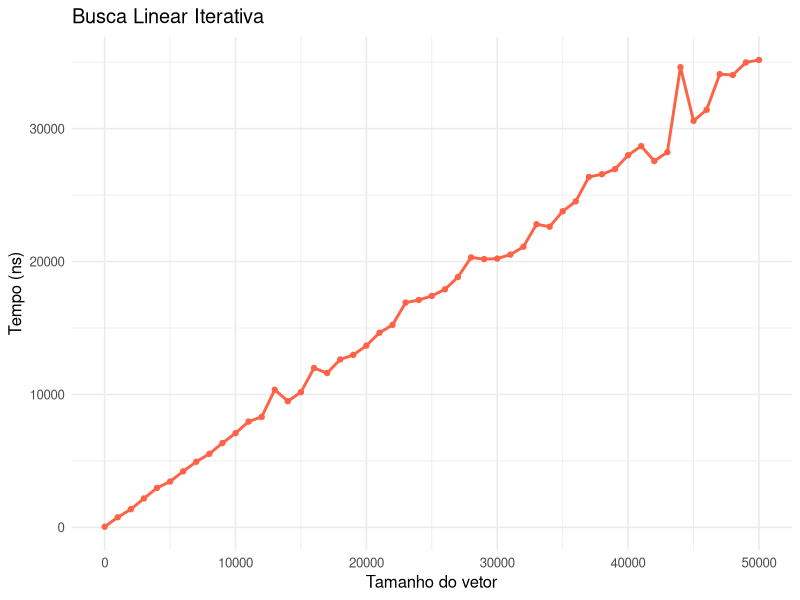
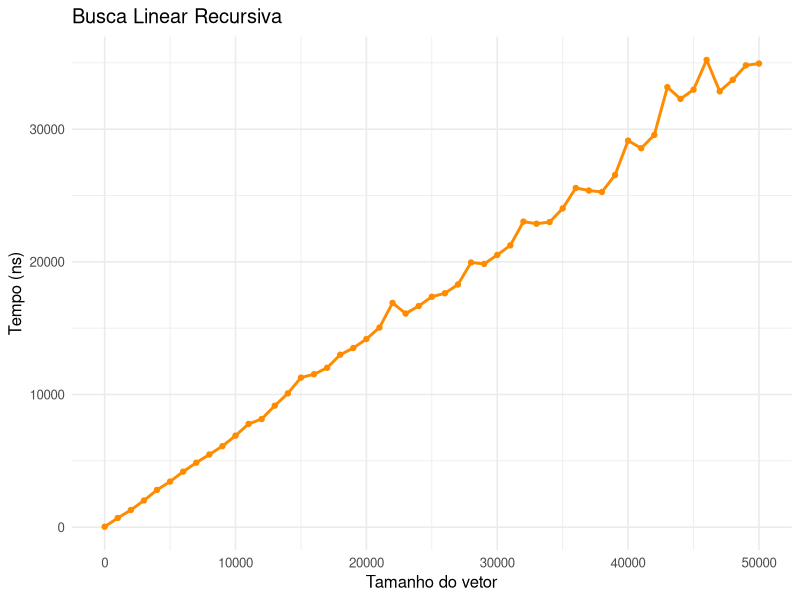
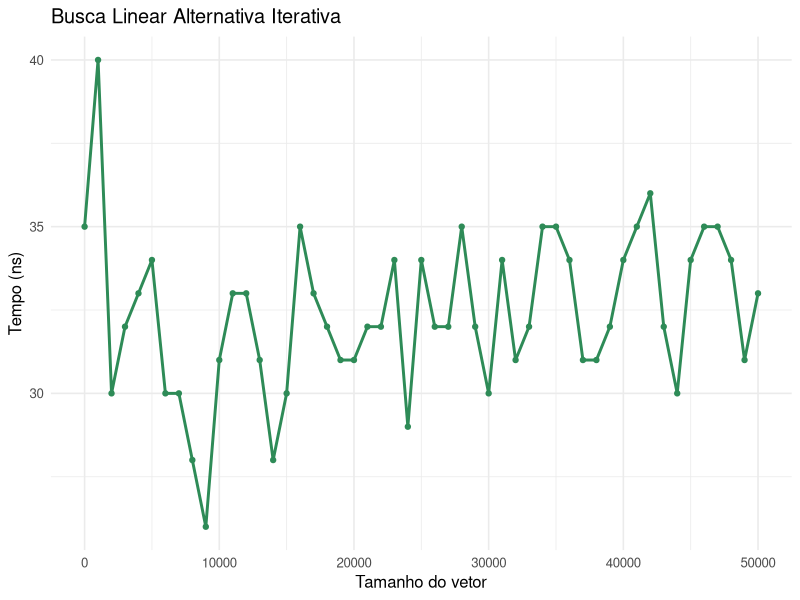
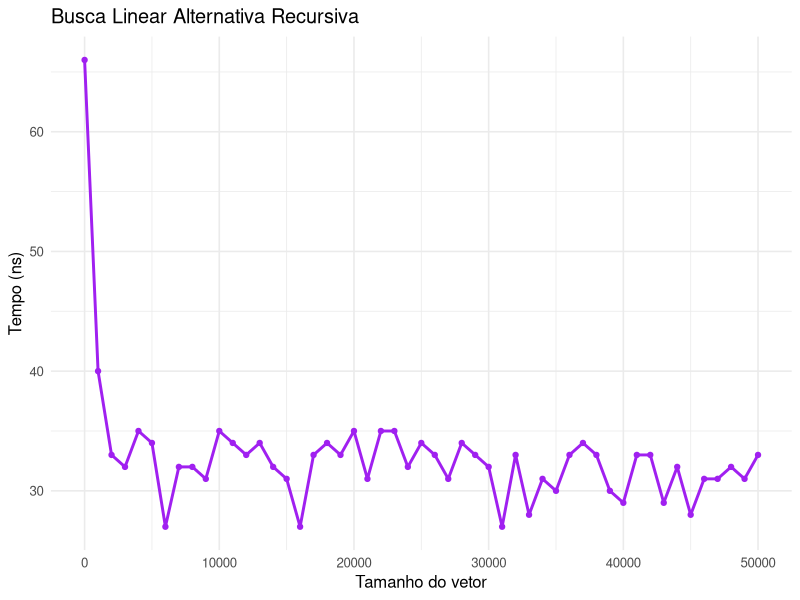
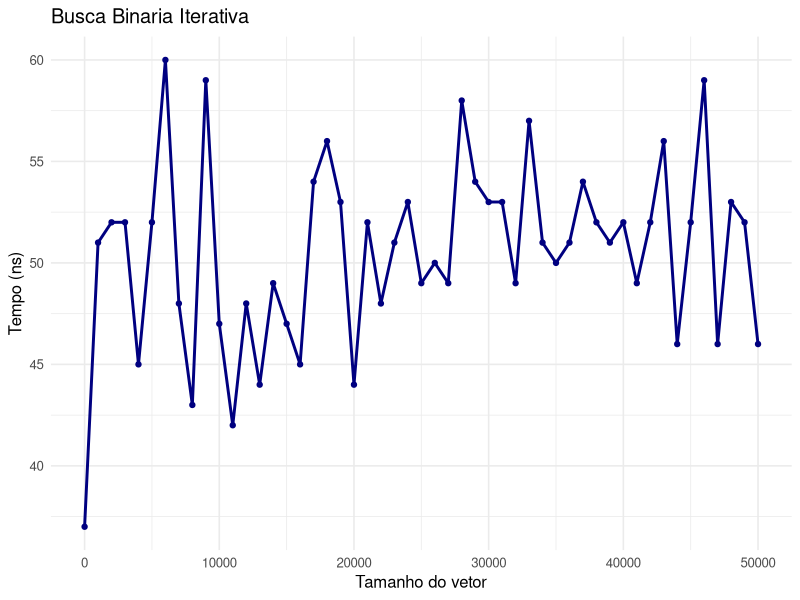
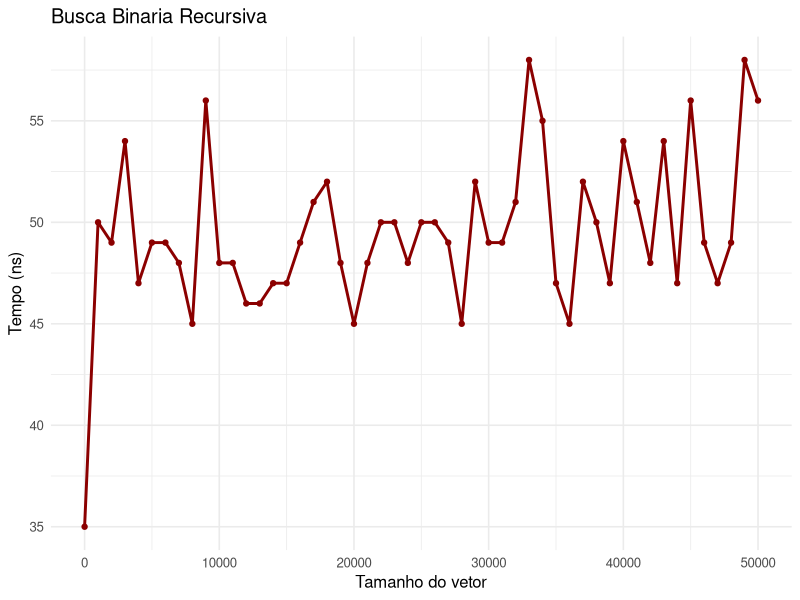
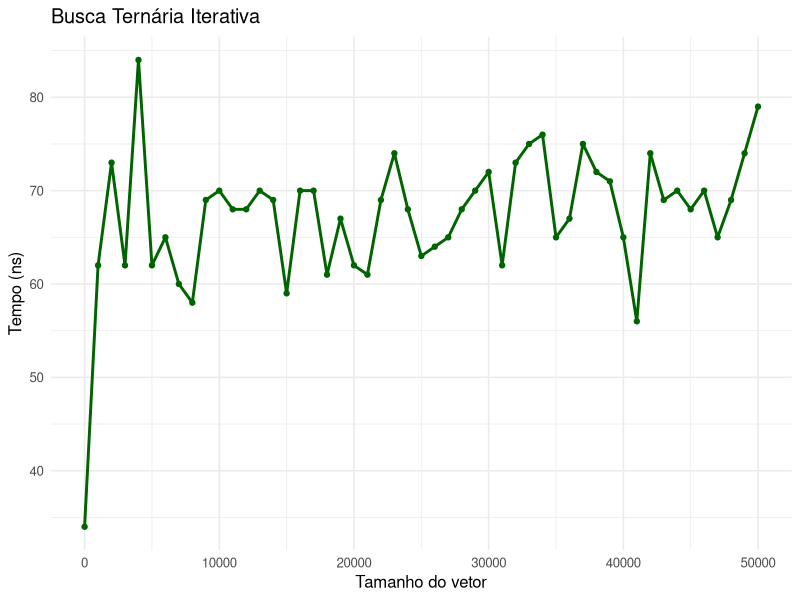
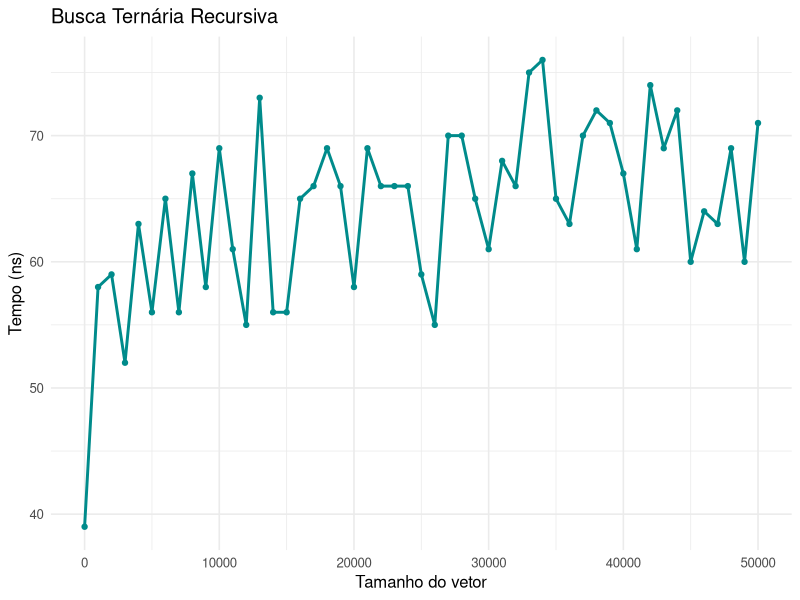

Write the R code that produced these figures, in order.
## ---- chunk 1
knitr::opts_chunk$set(
  echo    = TRUE,
  warning = FALSE,
  message = FALSE,
  fig.align = "center"
)

library(ggplot2)
library(tidyr)
library(dplyr)
library(knitr)
library(stringr)
## ---- chunk 2
tempos <- read.csv("tempos.csv", check.names = FALSE)

# Converte colunas Tamanho_X em linhas
tempos_longo <- tempos |>
  pivot_longer(
    cols      = starts_with("Tamanho_"),
    names_to  = "Tamanho",
    values_to = "Tempo_ns"
  ) |>
  mutate(
    Tamanho = as.integer(str_remove(Tamanho, "Tamanho_"))
  )

# Função auxiliar para plotar um algoritmo específico
plotar_algoritmo <- function(nome, cor = "steelblue") {
  dados <- filter(tempos_longo, Algoritmo == nome)
  ggplot(dados, aes(x = Tamanho, y = Tempo_ns)) +
    geom_line(color = cor, linewidth = 1) +
    geom_point(color = cor, size = 1.5) +
    labs(
      title = nome,
      x     = "Tamanho do vetor",
      y     = "Tempo (ns)"
    ) +
    theme_minimal(base_size = 12)
}
## ---- chunk 3
plotar_algoritmo("Busca Linear Iterativa", "tomato")
## ---- chunk 4
plotar_algoritmo("Busca Linear Recursiva", "darkorange")
## ---- chunk 5
plotar_algoritmo("Busca Linear Alternativa Iterativa", "seagreen")
## ---- chunk 6
plotar_algoritmo("Busca Linear Alternativa Recursiva", "purple")
## ---- chunk 7
plotar_algoritmo("Busca Binaria Iterativa", "navy")
## ---- chunk 8
plotar_algoritmo("Busca Binaria Recursiva", "darkred")
## ---- chunk 9
plotar_algoritmo("Busca Ternária Iterativa", "darkgreen")
## ---- chunk 10
plotar_algoritmo("Busca Ternária Recursiva", "darkcyan")
## ---- chunk 11
ggplot(tempos_longo, aes(x = Tamanho, y = Tempo_ns, color = Algoritmo)) +
  geom_line(linewidth = 1) +
  labs(
    title    = "Comparação de algoritmos de busca",
    subtitle = "Pior caso: alvo inexistente, vetor ordenado de 1s",
    x        = "Tamanho do vetor",
    y        = "Tempo (ns)",
    color    = "Algoritmo"
  ) +
  theme_minimal(base_size = 12) +
  theme(legend.position = "bottom") +
  guides(color = guide_legend(nrow = 2))
## ---- chunk 12
algoritmos_log <- c(
  "Busca Binaria Iterativa",
  "Busca Binaria Recursiva",
  "Busca Binaria Alternativa Iterativa",
  "Busca Binaria Alternativa Recursiva",
  "Busca Ternária Iterativa",
  "Busca Ternária Recursiva"
)

tempos_sem_lineares <- tempos_longo |>
  filter(Algoritmo %in% algoritmos_log)

ggplot(tempos_sem_lineares,
       aes(x = Tamanho, y = Tempo_ns, color = Algoritmo)) +
  geom_line(linewidth = 1) +
  labs(
    title    = "Comparação sem as buscas lineares",
    subtitle = "Algoritmos de melhor performance (escala ampliada)",
    x        = "Tamanho do vetor",
    y        = "Tempo (ns)",
    color    = "Algoritmo"
  ) +
  theme_minimal(base_size = 12) +
  theme(legend.position = "bottom") +
  guides(color = guide_legend(nrow = 2))
